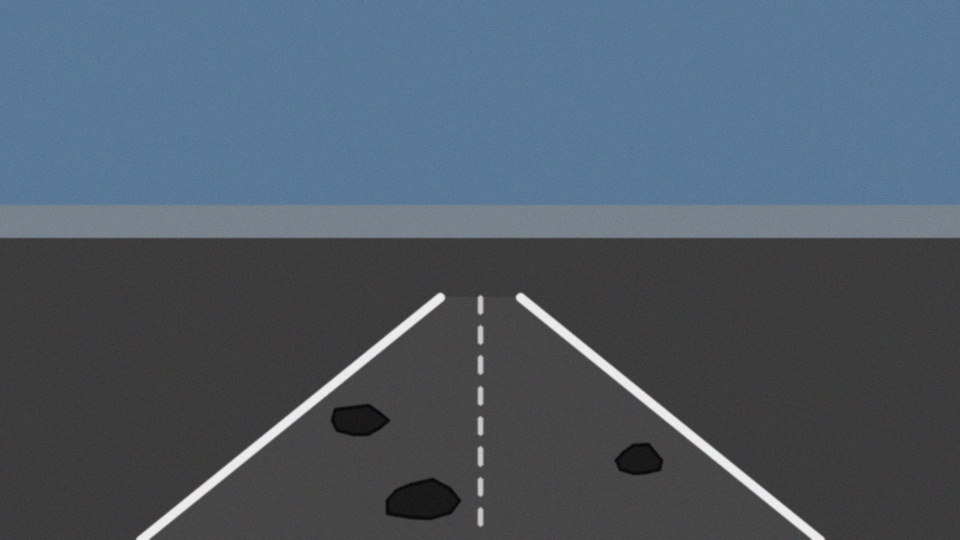
#> input picture ai-car-road-lane-detection/ai-car-road-lane-detection/sample_data/sample_road.jpg, 960 x 540 px
$ python -i lane_detection.py   (imports and definitions only)
#> lines starting #> are read from the running program, lines starting #| are printed output that depends on the picture; after the words box and inside, x2 and y2 are one past the last pixel; in counts of white or black regions, pixels touching at a corner belong together
### ai-car-road-lane-detection/ai-car-road-lane-detection/src/utils.py
"""
utils.py
--------
Small shared helpers used by both the lane detection and pothole detection
modules: frame resizing, region-of-interest masking, and simple drawing
utilities. Keeping these in one place avoids duplicating boilerplate OpenCV
code across modules.
"""

from typing import Tuple, List
import numpy as np
import cv2


# [13 lines left out: function resize_frame, not called in this run]


def region_of_interest(img: np.ndarray, vertices: List[np.ndarray]) -> np.ndarray:
    """Mask out everything outside the given polygon.

    For a forward-facing dashcam, the road surface roughly occupies a
    trapezoid in the lower half of the frame. Masking to that region before
    edge/line detection removes buildings, sky, and other clutter that would
    otherwise generate false-positive lines.
    """
    mask = np.zeros_like(img)
    if len(img.shape) > 2:
        channel_count = img.shape[2]
        ignore_mask_color = (255,) * channel_count
    else:
        ignore_mask_color = 255
    cv2.fillPoly(mask, vertices, ignore_mask_color)
    return cv2.bitwise_and(img, mask)


def default_roi_vertices(width: int, height: int) -> List[np.ndarray]:
    """A reasonable default trapezoidal ROI for a forward-facing camera.

    Bottom corners sit at the edges of the frame; top corners pinch inward
    toward the vanishing point roughly 55% down the image. Tuned for a
    typical dashcam mounting height/angle -- adjust for your own footage.
    """
    bottom_left = (int(width * 0.05), height)
    top_left = (int(width * 0.45), int(height * 0.58))
    top_right = (int(width * 0.55), int(height * 0.58))
    bottom_right = (int(width * 0.95), height)
    return [np.array([bottom_left, top_left, top_right, bottom_right], dtype=np.int32)]


# [24 lines left out: functions put_label, stack_hud, not called in this run]

### ai-car-road-lane-detection/ai-car-road-lane-detection/src/lane_detection.py
"""
lane_detection.py
------------------
Classic (non-deep-learning) lane detection pipeline:

    1. Grayscale conversion
    2. Gaussian blur (noise suppression)
    3. Canny edge detection
    4. Region-of-interest (ROI) masking to the road area
    5. Probabilistic Hough transform to find candidate line segments
    6. Slope-based filtering + averaging into a single left/right lane line
    7. Overlay of the extrapolated lane lines back onto the original frame

This mirrors the standard approach used in most introductory self-driving-car
lane-finding projects. It is deliberately dependency-light (OpenCV + NumPy
only) so it runs in real time on CPU and needs no trained model or GPU.

Limitations (documented honestly, as this is a student project, not a
production system):
    - Assumes reasonably well-marked lanes and a forward-facing, roughly
      centered camera.
    - Straight-line (linear) lane model -- it will not fit tight curves well.
    - Sensitive to the Canny/Hough thresholds and the ROI polygon, which may
      need re-tuning for different camera mounts/resolutions/lighting.
"""

from dataclasses import dataclass
from typing import List, Optional, Tuple
import numpy as np
import cv2

from utils import region_of_interest, default_roi_vertices


@dataclass
class LaneLine:
    """A single averaged lane line expressed as two endpoints."""
    x1: int
    y1: int
    x2: int
    y2: int
    slope: float
    intercept: float


class LaneDetector:
    """Stateful lane detector.

    Keeping a short history of recently-detected left/right slopes lets us
    smooth the drawn line across frames so it doesn't visibly jitter when a
    frame briefly has few/no Hough line matches (e.g. a faded lane marking).
    """

    def __init__(self,
                 canny_low: int = 50,
                 canny_high: int = 150,
                 hough_threshold: int = 20,
                 min_line_length: int = 20,
                 max_line_gap: int = 300,
                 smoothing_window: int = 8):
        self.canny_low = canny_low
        self.canny_high = canny_high
        self.hough_threshold = hough_threshold
        self.min_line_length = min_line_length
        self.max_line_gap = max_line_gap
        self.smoothing_window = smoothing_window

        self._left_history: List[Tuple[float, float]] = []
        self._right_history: List[Tuple[float, float]] = []

    # ------------------------------------------------------------------
    # Pipeline stages
    # ------------------------------------------------------------------
    def preprocess(self, frame: np.ndarray) -> np.ndarray:
        gray = cv2.cvtColor(frame, cv2.COLOR_BGR2GRAY)
        blurred = cv2.GaussianBlur(gray, (5, 5), 0)
        edges = cv2.Canny(blurred, self.canny_low, self.canny_high)
        return edges

    def masked_edges(self, edges: np.ndarray) -> np.ndarray:
        h, w = edges.shape[:2]
        vertices = default_roi_vertices(w, h)
        return region_of_interest(edges, vertices)

    def hough_lines(self, masked_edges: np.ndarray) -> Optional[np.ndarray]:
        return cv2.HoughLinesP(
            masked_edges,
            rho=2,
            theta=np.pi / 180,
            threshold=self.hough_threshold,
            minLineLength=self.min_line_length,
            maxLineGap=self.max_line_gap,
        )

    # ------------------------------------------------------------------
    # Line averaging / extrapolation
    # ------------------------------------------------------------------
    def _average_slope_intercept(self, lines: Optional[np.ndarray]
                                  ) -> Tuple[Optional[Tuple[float, float]],
                                             Optional[Tuple[float, float]]]:
        """Split raw Hough segments into left/right groups by slope sign and
        average each group into a single (slope, intercept) pair.

        Slope < 0 (in image coordinates, y grows downward) -> left lane,
        slope > 0 -> right lane. Near-horizontal segments are discarded as
        noise (they are almost never real lane markings).
        """
        left_fits = []
        right_fits = []
        if lines is None:
            return None, None

        for line in lines:
            x1, y1, x2, y2 = line[0]
            if x2 == x1:
                continue  # vertical line, undefined slope
            slope = (y2 - y1) / (x2 - x1)
            intercept = y1 - slope * x1
            if abs(slope) < 0.3:
                continue  # too horizontal, likely not a lane marking
            if slope < 0:
                left_fits.append((slope, intercept))
            else:
                right_fits.append((slope, intercept))

        left_avg = np.mean(left_fits, axis=0) if left_fits else None
        right_avg = np.mean(right_fits, axis=0) if right_fits else None
        return (tuple(left_avg) if left_avg is not None else None,
                tuple(right_avg) if right_avg is not None else None)

    def _smooth(self, history: List[Tuple[float, float]],
                new_value: Optional[Tuple[float, float]]
                ) -> Optional[Tuple[float, float]]:
        if new_value is not None:
            history.append(new_value)
        if len(history) > self.smoothing_window:
            history.pop(0)
        if not history:
            return None
        arr = np.array(history)
        return tuple(arr.mean(axis=0))

    def _make_line_points(self, slope_intercept: Optional[Tuple[float, float]],
                           y1: int, y2: int) -> Optional[LaneLine]:
        if slope_intercept is None:
            return None
        slope, intercept = slope_intercept
        if abs(slope) < 1e-6:
            return None
        x1 = int((y1 - intercept) / slope)
        x2 = int((y2 - intercept) / slope)
        return LaneLine(x1=x1, y1=y1, x2=x2, y2=y2, slope=slope, intercept=intercept)

    # ------------------------------------------------------------------
    # Public API
    # ------------------------------------------------------------------
    def detect(self, frame: np.ndarray) -> Tuple[Optional[LaneLine], Optional[LaneLine]]:
        """Run the full pipeline on one BGR frame and return the smoothed
        (left_lane, right_lane) LaneLine objects (either may be None if not
        confidently detected in this frame)."""
        edges = self.preprocess(frame)
        masked = self.masked_edges(edges)
        raw_lines = self.hough_lines(masked)
        left_fit, right_fit = self._average_slope_intercept(raw_lines)

        left_fit = self._smooth(self._left_history, left_fit)
        right_fit = self._smooth(self._right_history, right_fit)

        h = frame.shape[0]
        y1 = h
        y2 = int(h * 0.6)
        left_line = self._make_line_points(left_fit, y1, y2)
        right_line = self._make_line_points(right_fit, y1, y2)
        return left_line, right_line

    def draw(self, frame: np.ndarray,
              left_line: Optional[LaneLine],
              right_line: Optional[LaneLine],
              line_color: Tuple[int, int, int] = (0, 255, 0),
              line_thickness: int = 8,
              fill_lane: bool = True) -> np.ndarray:
        """Overlay the detected lane lines (and, if both are present, a
        translucent fill of the lane area between them) onto a copy of the
        input frame."""
        overlay = np.zeros_like(frame)

        if left_line is not None:
            cv2.line(overlay, (left_line.x1, left_line.y1),
                      (left_line.x2, left_line.y2), line_color, line_thickness)
        if right_line is not None:
            cv2.line(overlay, (right_line.x1, right_line.y1),
                      (right_line.x2, right_line.y2), line_color, line_thickness)

        if fill_lane and left_line is not None and right_line is not None:
            pts = np.array([
                [left_line.x1, left_line.y1],
                [left_line.x2, left_line.y2],
                [right_line.x2, right_line.y2],
                [right_line.x1, right_line.y1],
            ], dtype=np.int32)
            cv2.fillPoly(overlay, [pts], (0, 80, 0))

        return cv2.addWeighted(frame, 1.0, overlay, 0.6, 0)

    def status(self, left_line: Optional[LaneLine],
               right_line: Optional[LaneLine]) -> str:
        if left_line and right_line:
            return "OK"
        if left_line or right_line:
            return "PARTIAL"
        return "NOT FOUND"

>>> import cv2
>>> picture = cv2.imread('../sample_data/sample_road.jpg')
#> picture is the input picture: shape (540, 960, 3); mean B, G, R 102.8, 90.9, 78.9
>>> result = LaneDetector().detect(picture)
#> in preprocess, `gray = cv2.cvtColor(frame, cv2.COLOR_BGR2GRAY)`:
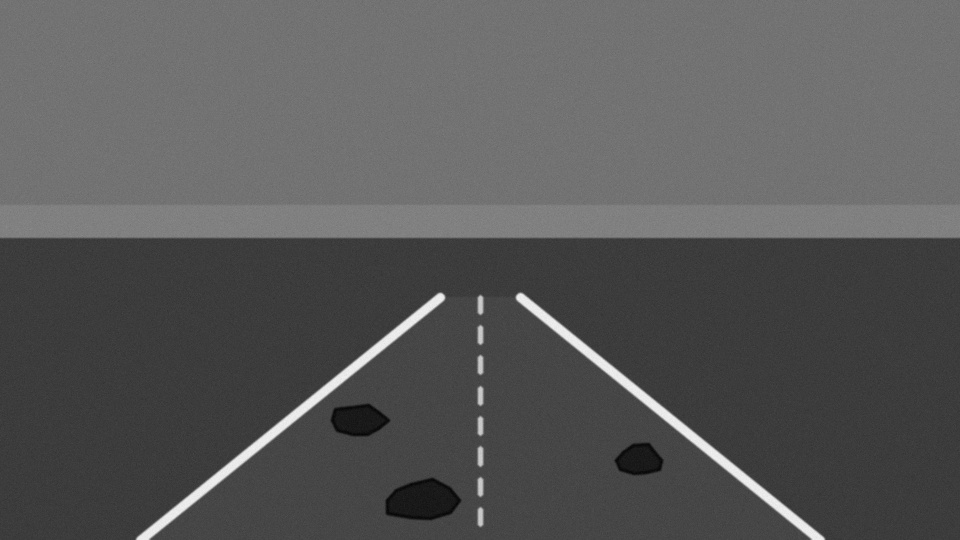
#> gray: shape (540, 960); min 2, max 244, mean 88.7
#> in preprocess, `edges = cv2.Canny(blurred, self.canny_low, self.canny_high)`:
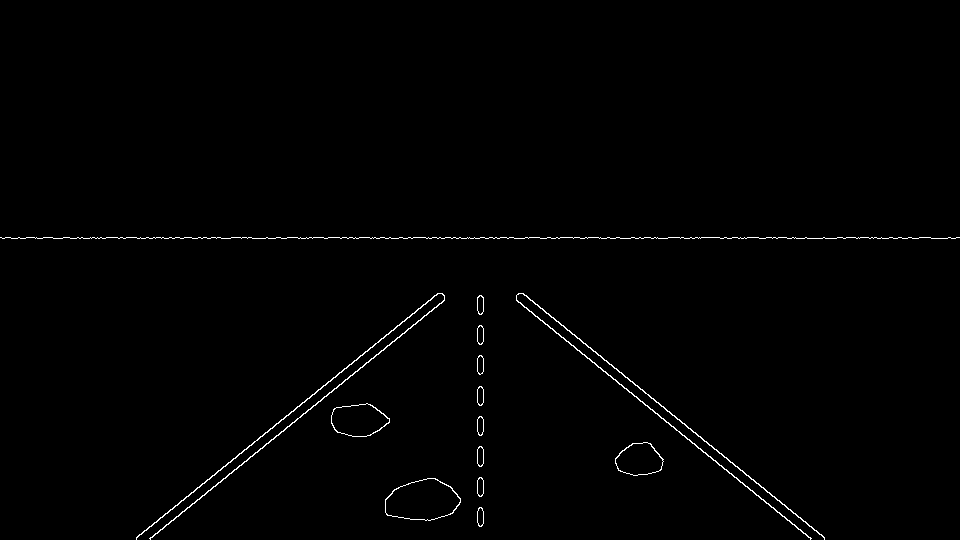
#> edges: shape (540, 960); 0.78% white in thin lines or dots, all inside (x1, y1, x2, y2) = (0, 237, 960, 540)
#> in region_of_interest, `cv2.fillPoly(mask, vertices, ignore_mask_color)`:
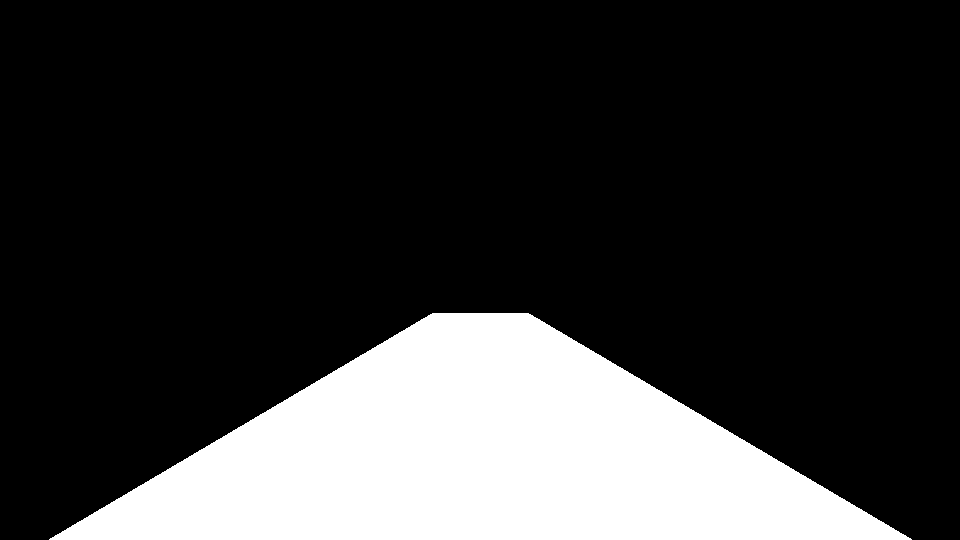
#> mask: shape (540, 960); 21% white; 1 white region, box (x1, y1, x2, y2) and area: (49, 313, 912, 540) 109117
#> in region_of_interest, `return cv2.bitwise_and(img, mask)`:
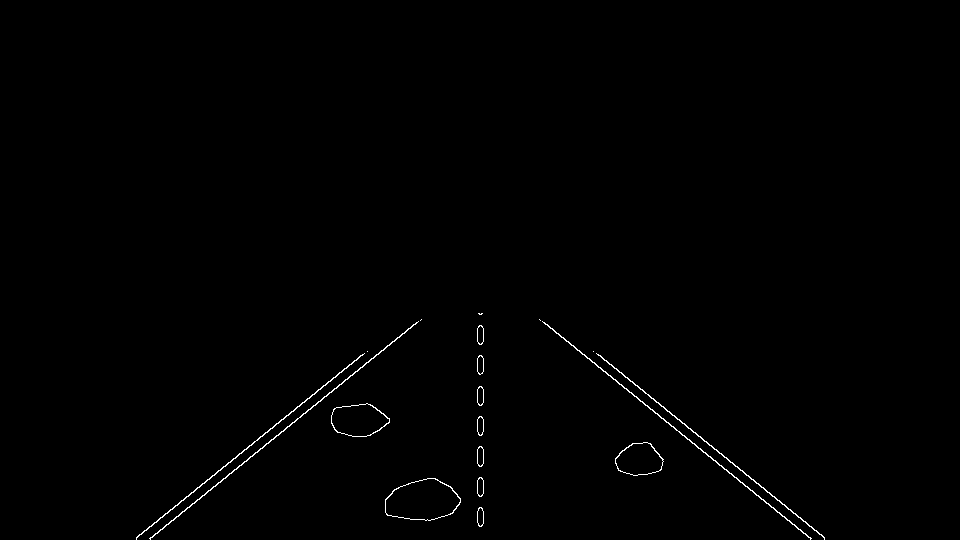
#> returned value: shape (540, 960); 0.51% white in thin lines or dots, all inside (x1, y1, x2, y2) = (136, 313, 825, 540)
#> in detect, `raw_lines = self.hough_lines(masked)`: raw_lines = 38 rows, first 6: [149, 538, 413, 324], [539, 319, 810, 538], [136, 538, 367, 351], [598, 354, 824, 537], [137, 536, 360, 355], [479, 313, 483, 523]
#> the loop in _average_slope_intercept, `for line in lines:` made 38 passes
#> (x1, y1, x2, y2, slope, intercept) on passes 1, 2, 3, 4, 5, 6, 8, 9, 10, 11, 12, 13: (149, 538, 413, 324, -0.811, 658.8), (539, 319, 810, 538, 0.808, -116.6), (136, 538, 367, 351, -0.81, 648.1), (598, 354, 824, 537, 0.81, -130.2), (137, 536, 360, 355, -0.812, 647.2), (479, 313, 483, 523, 52.5, -24834.5), (482, 313, 483, 399, 86, -41139), (593, 351, 824, 538, 0.81, -129), (362, 367, 416, 322, -0.833, 668.7), (193, 491, 481, 526, 0.122, 467.5), (341, 383, 483, 490, 0.754, 126), (184, 510, 257, 452, -0.795, 656.2)
#> (x1, y1, x2, y2) on passes 7, 34, 37: (477, 522, 477, 328), (478, 525, 478, 313), (479, 525, 479, 343)
#> after the loop in _average_slope_intercept, `for line in lines:`: left_fits = 17 items, first 6: (-0.811, 658.8), (-0.81, 648.1), (-0.812, 647.2), (-0.833, 668.7), (-0.795, 656.2), (-0.36, 674.8); right_fits = [(0.808, -116.6), (0.81, -130.2), (52.5, -24834.5), (86, -41139), (0.81, -129), (0.754, 126), (1.23, -358.4), (0.729, 159.9), (1.07, 8.06), (1.48, -68.37), (1.16, -33.63)]
#> in _average_slope_intercept, `left_avg = np.mean(left_fits, axis=0) if left_fits else None`: left_avg = [-6.2, 3327.4]
#> in _average_slope_intercept, `right_avg = np.mean(right_fits, axis=0) if right_fits else None`: right_avg = [13.4, -6046.9]
#> in detect, `left_fit, right_fit = self._average_slope_intercept(raw_lines)`: left_fit = (-6.2, 3327.4); right_fit = (13.4, -6046.9)
#> in _smooth, `arr = np.array(history)`: arr = [[-6.2, 3327.4]]
#> in _make_line_points, `slope, intercept = slope_intercept`: slope = -6.2; intercept = 3327.4
#> in _make_line_points, `x1 = int((y1 - intercept) / slope)`: x1 = 449
#> in _make_line_points, `x2 = int((y2 - intercept) / slope)`: x2 = 484
